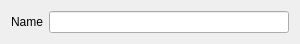
<?xml version="1.0" encoding="UTF-8"?>
<ui version="4.0">
 <class>CTimelineSeqeunceInstructionWidgetPauseAudio</class>
 <widget class="CTimelineSeqeunceInstructionWidgetBase" name="CTimelineSeqeunceInstructionWidgetPauseAudio">
  <property name="geometry">
   <rect>
    <x>0</x>
    <y>0</y>
    <width>300</width>
    <height>38</height>
   </rect>
  </property>
  <property name="windowTitle">
   <string>Form</string>
  </property>
  <layout class="QGridLayout" name="gridLayout">
   <item row="0" column="0">
    <widget class="QLabel" name="label_2">
     <property name="text">
      <string>Name</string>
     </property>
    </widget>
   </item>
   <item row="0" column="1">
    <widget class="QLineEdit" name="pNameLineEdit"/>
   </item>
  </layout>
 </widget>
 <customwidgets>
  <customwidget>
   <class>CTimelineSeqeunceInstructionWidgetBase</class>
   <extends>QWidget</extends>
   <header>Editor/SequenceEditor/TimelineSeqeunceInstructionWidgets.h</header>
   <container>1</container>
  </customwidget>
 </customwidgets>
 <resources/>
 <connections/>
</ui>
